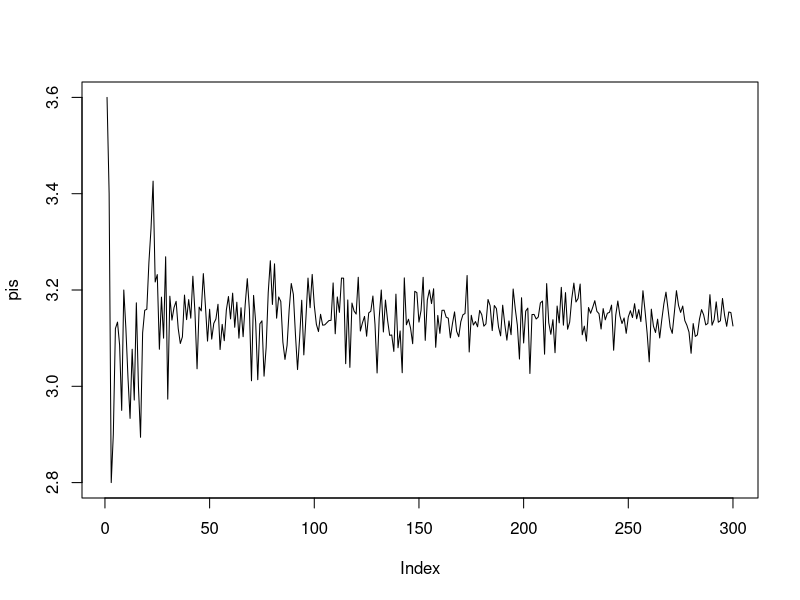
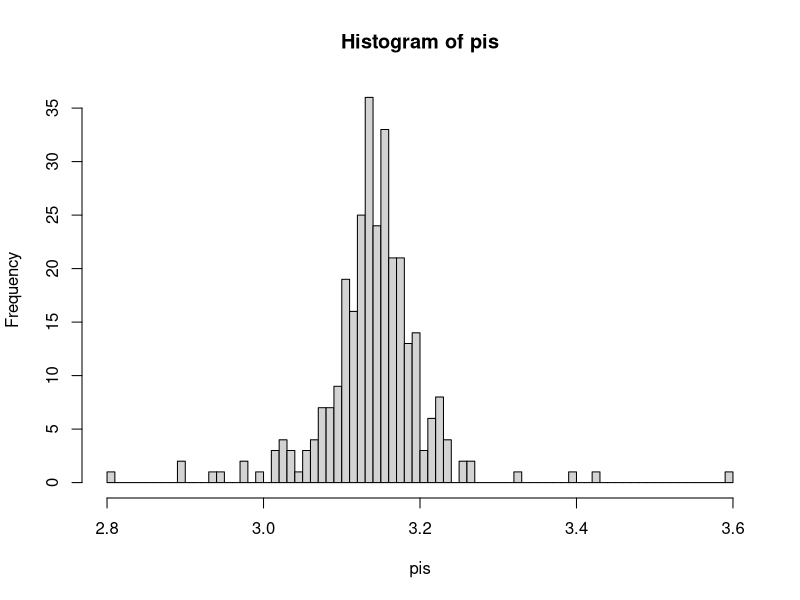
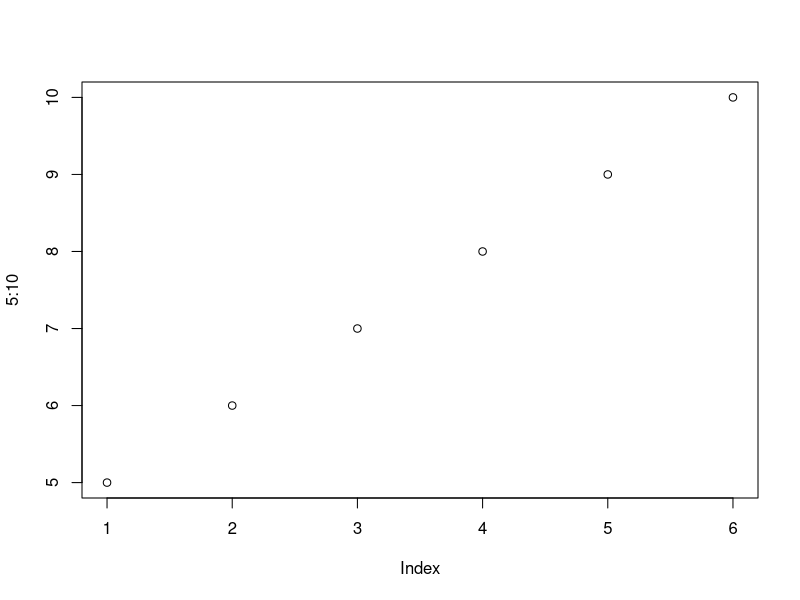
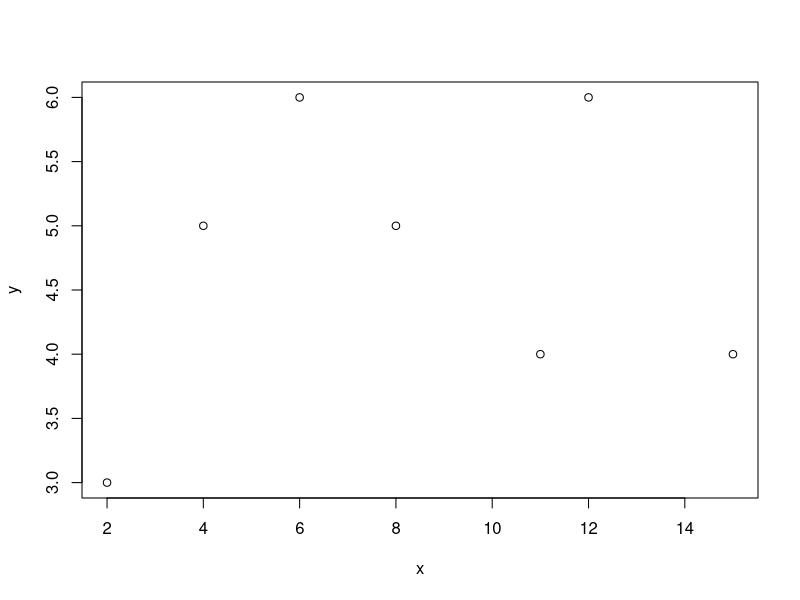
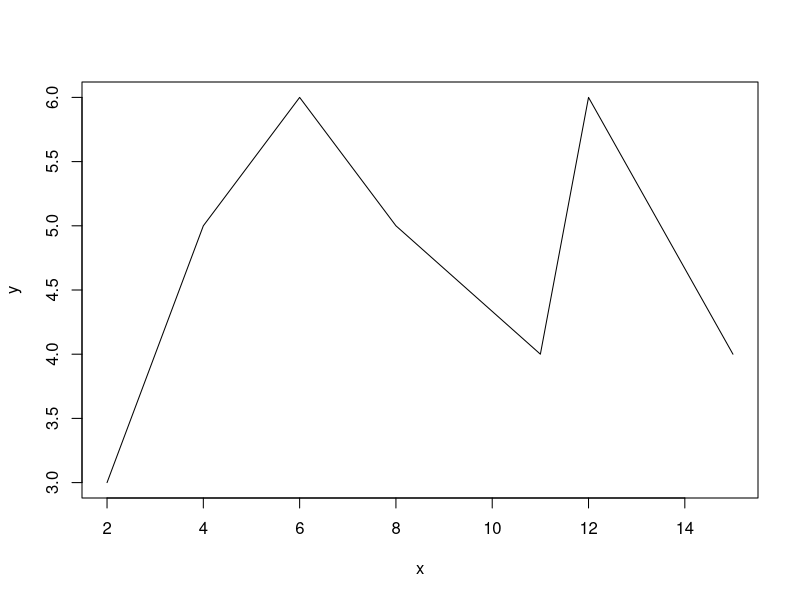
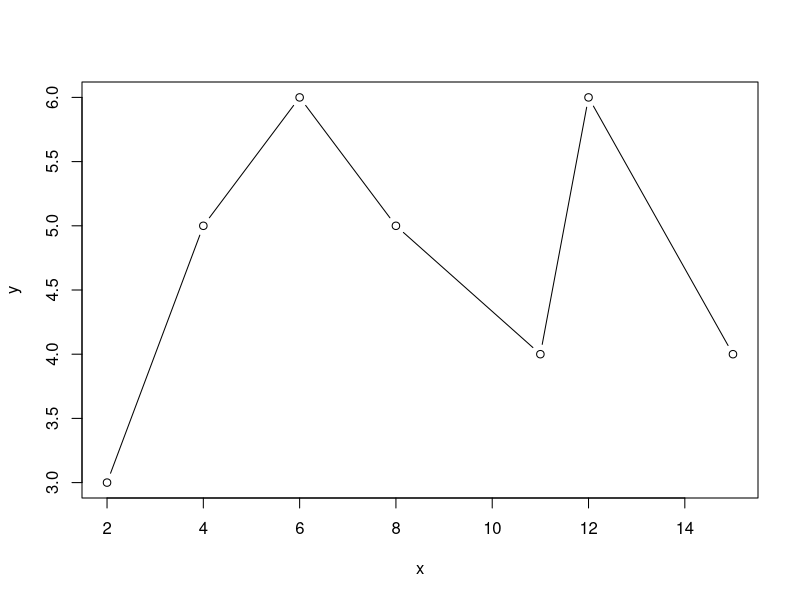
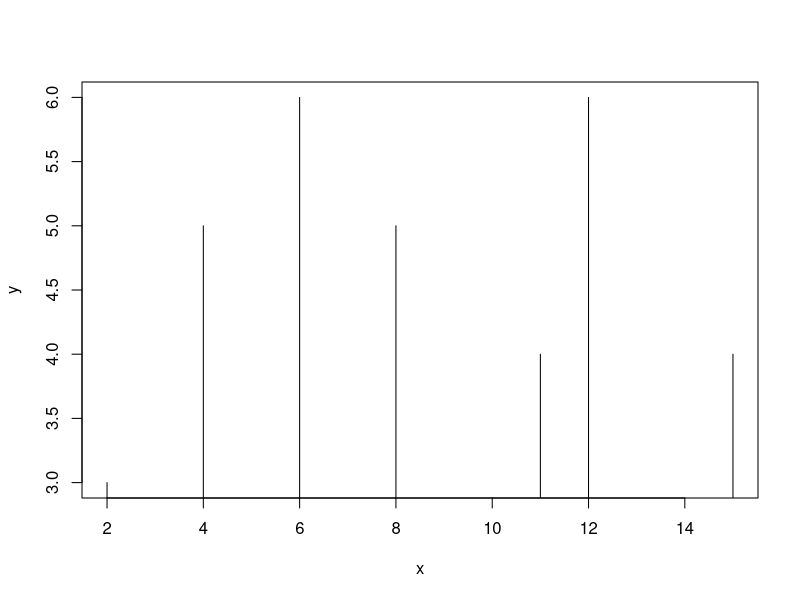
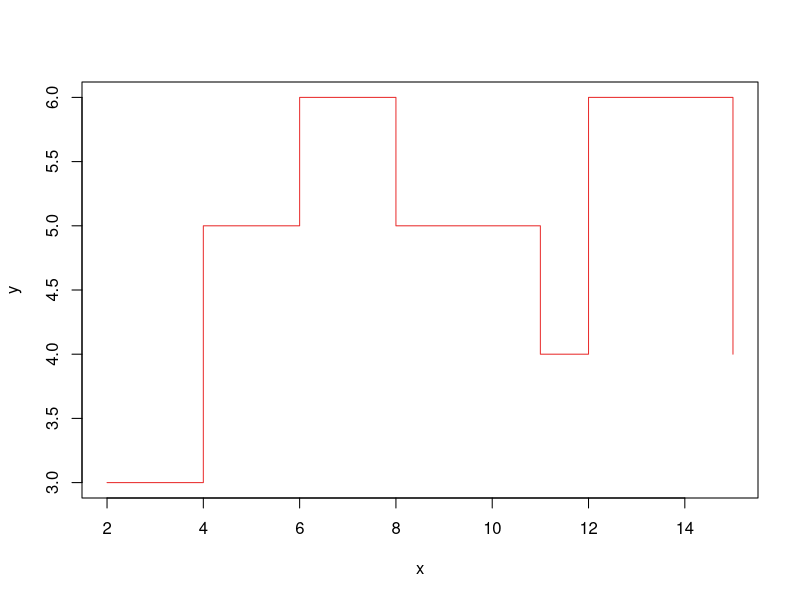

Write the R code that produced these figures, in order.
## ---- chunk 1
y=c()
for (i in 1:10)
{
  x=i+2
  y=c(y,x)
}
y
## ---- chunk 2
l = list(1:10,-2:10,-9:-3,400:1000, 120:190)
mn=c()
for (i in 1:length(l))
  {
    mn=c(mn,mean(l[[i]]))
  }
mn
## ---- chunk 3
a=100000
x=runif(a,-1,1) 
y=runif(a,-1,1) 
Pi=0 ; Nr=0 ; Ns=0

for (i in 1:a)
{
if ((x[i]^2+y[i]^2)>1)
  { 
    Ns=Ns+1
     }
  else
  {
    Nr=Nr+1
     }
}
Pi=4*Nr/(Ns+Nr); Pi
## ---- chunk 4
pis=c()
for (i in seq(10,3000,10))
    { x=runif(i,-1,1)
      y=runif(i,-1,1)
      z=table(x^2+y^2<=1)
      my_p=4*z[2]/i
      pis=c(pis,my_p)
    }
mean(pis)
## ---- chunk 5

plot(pis,type="l")
## ---- chunk 6
hist(pis,nclas=100)
## ---- chunk 7
iris[1:6,]

## ---- chunk 8
l=list()
for (i in 1:length(iris[,1]))
  {
   v=c(iris[i,1],sum(iris[,1])-iris[i,1],iris[i,2],sum(iris[,2])-iris[i,2])
  # print(v)
   dim(v)=c(2,2)
  # print(v)
   l2=list(v)
   l=c(l,l2)
   }

## ---- chunk 9

l[1:3]

## ---- chunk 10
apply(iris[,1:4],2,sum)
## ---- chunk 11
tapply(iris$Sepal.Length, iris$Species, sum)
## ---- chunk 12

plot(5:10)
## ---- chunk 13
x=c(2,4, 6, 8, 11,12,15)
y=c(3, 5, 6, 5,4, 6, 4)
plot(x,y)
## ---- chunk 14
plot(x,y, type="l")
## ---- chunk 15
plot(x,y, type="b")
## ---- chunk 16
plot(x,y,type="h")
## ---- chunk 17
plot(x,y,type="s", col=rgb(.90,.10,.10,.9))
## ---- chunk 18
 # подписи и заголовок
 plot(x,y,main="Title",xlab="X",ylab="Y")
## ---- chunk 19

 # графики с разным размером, цветом и формой символов
# plot(x,y,pch=16,col="red")
# plot(x,y,pch=8,cex =3, col="black")
 plot(x,y,pch=16,cex =10, col="blue")
# plot(x,y,pch=19,cex =5, col="green")
## ---- chunk 20


#графики с разными границами на осях  
#plot(x,y,col="red",xlim=c(2,5),ylim=c(0,10))
 plot(x,y,col="red",xlim=c(-3,20),ylim=c(0,20))
## ---- chunk 21
 
 #графики с разными линиями 
# plot(x, y,  type= "l", lty=5,lwd=5,  col ="blue") 
 plot(x, y,  type= "l", lty=9,lwd=7,  col ="green") 
## ---- chunk 22
 
 
 #посмотреть текущие настройки 
 par()

## ---- chunk 23

 #сделать подписи к осям красными
 par(col.lab="red") # par(col.lab="brown")
 hist(mtcars$mpg, col="green")  #нарисовать график с новыми настройками
 
## ---- chunk 24
 #размер текста и символов
 plot(mtcars$mpg~mtcars$wt,main="Normal title")
## ---- chunk 25
 #увеличение заголовка
 plot(mtcars$mpg~mtcars$wt,main="Huge title",cex.main=3)
## ---- chunk 26
 #увеличение текста по осям
 plot(mtcars$mpg~mtcars$wt,main="title",cex.axis=3)
## ---- chunk 27
 #увеличение подписей по осям
 plot(mtcars$mpg~mtcars$wt,main="title",cex.lab=1.8)
 
## ---- chunk 28
 #построение матрицы диаграмм рассеивания 
 pairs(mtcars[,c(1,3,5,6)],main="Simple Scatterplot Matrix")

## ---- chunk 29
 
 #круговая диаграмма 
 Texture=c(3,15,62,8,6,6)
 names(Texture)=c("средний песок","мелкий песок","крупная пыль","средняя пыль","мелкая пыль","ил")
 pie(Texture, cex = 0.6, radius = 0.9, init.angle = -10, 
  main = "Гран. состав гор. A1 агросерой почвы", col = c(2:8))

## ---- chunk 30
 #комбинация графиков
 par(mfrow=c(2,2));  plot(mtcars$wt,mtcars$mpg) 
 plot(mtcars$wt,mtcars$disp);  hist(mtcars$wt); boxplot(mtcars$wt)
 # снятие комбинации графиков
 par(mfrow=c(1,1))
## ---- chunk 31
plot(seq(-10,10,.01),sin(seq(-10,10,.01)), type="h")
## ---- chunk 32
plot(seq(-10,10,.01), sin(seq(-10,10,.01)), col=rgb(.90,.10,.10,.9), type="h", xlim=c(-20,20), ylim=c(-5,5))
## ---- chunk 33
plot(seq(-10,10,.01),sin(seq(-10,10,.01)), col=rgb(.90,.10,.10,.9), type="h", xlim=c(-20,20), ylim=c(-5,5),main="My first cos(x)",xlab="x",ylab="sin(x)")
## ---- chunk 34
plot(seq(-10,10,.01),sin(seq(-10,10,.01)), col=rgb(.90,.10,.10,.9), type="l", xlim=c(-20,20), ylim=c(-5,5),main="My first cos(x)",xlab="x",ylab="sin(x)",lwd=.4)
## ---- chunk 35
plot(seq(-10,10,.01),sin(seq(-10,10,.01)), col=rgb(.90,.10,.10,.9), type="l", xlim=c(-20,20), ylim=c(-5,5),main="My first cos(x)",xlab="x",ylab="sin(x)",lwd=4, lty=4)
## ---- chunk 36
plot(seq(-10,10,.01),sin(seq(-10,10,.01)), col=rgb(.90,.10,.10,.9), type="b", xlim=c(-20,20), ylim=c(-5,5),main="My first cos(x)",xlab="x",ylab="sin(x)",lwd=4, lty=4, pch=4)
## ---- chunk 37
####Добавление линий на график
plot(seq(-10,10,.01),sin(seq(-10,10,.01)), type="l")
lines(seq(-10,10,.01),rep(c(0),2001), type="l", col="red")
## ---- chunk 38
x=(seq(-10,10,.01))
plot(x, (1-x^2)^.5, type="l",ylim=c(1,-1), xlim=c(-1,1))
lines(x, -((1-x^2)^.5)); lines(rep(c(0),401),seq(-2,2,.01))
lines(seq(-2,2,.01),rep(c(0),401))
## ---- chunk 39
#install.packages("ggplot2")
library(ggplot2)
## ---- chunk 40
str(mtcars)
## ---- chunk 41
ggplot(mtcars, aes(x = cyl, y = mpg)) +
  geom_point()
## ---- chunk 42
# Построим график рассматривая cyl как фактор
ggplot(mtcars, aes(x = factor(cyl), y = mpg)) +
  geom_point()
## ---- chunk 43

#Точечная диаграмма
ggplot(mtcars, aes(x = wt, y = mpg)) +   geom_point()
## ---- chunk 44
# ggplot умеет автоматически создавать легенды для категориальных переменных, например когда вы задаете ее цветом точек.
ggplot(mtcars, aes(x = wt, y = mpg, col = disp)) +
  geom_point()
## ---- chunk 45
#Точкам можно задавать размер
ggplot(mtcars, aes(x = wt, y = mpg, size = disp)) +
  geom_point()
## ---- chunk 46
# Добавим geom\_point() и geom\_smooth() через символ +
ggplot(diamonds, aes(x = carat, y = price)) + geom_point() + geom_smooth()
## ---- chunk 47
# Построим график
ggplot(diamonds, aes(x = carat, y = price)) +
  geom_point() +  geom_smooth()
## ---- chunk 48
# Покажем только сглаженную линию
ggplot(diamonds, aes(x = carat, y = price)) +  geom_smooth()
## ---- chunk 49
# Зададим правильное значение  col из aes()
ggplot(diamonds, aes(x = carat, y = price, col=clarity)) +
  geom_smooth()
## ---- chunk 50
# Сохранием настройки из предыдущей команды. Нарисуем только точки с указанным значением alpha.
ggplot(diamonds, aes(x = carat, y = price, col=clarity)) +
  geom_point(alpha = 0.4)
## ---- chunk 51
# Создадим объекты, содержащие данные и слои aes: dia_plot
dia_plot = ggplot(diamonds, aes(x = carat, y = price))

# Добавим слой  geom с точками geom_point()

dia_plot + geom_point()
## ---- chunk 52
#Добавим тот же  geom layer, но со значениеями aes() внутри

dia_plot + geom_point(aes(col=clarity))
